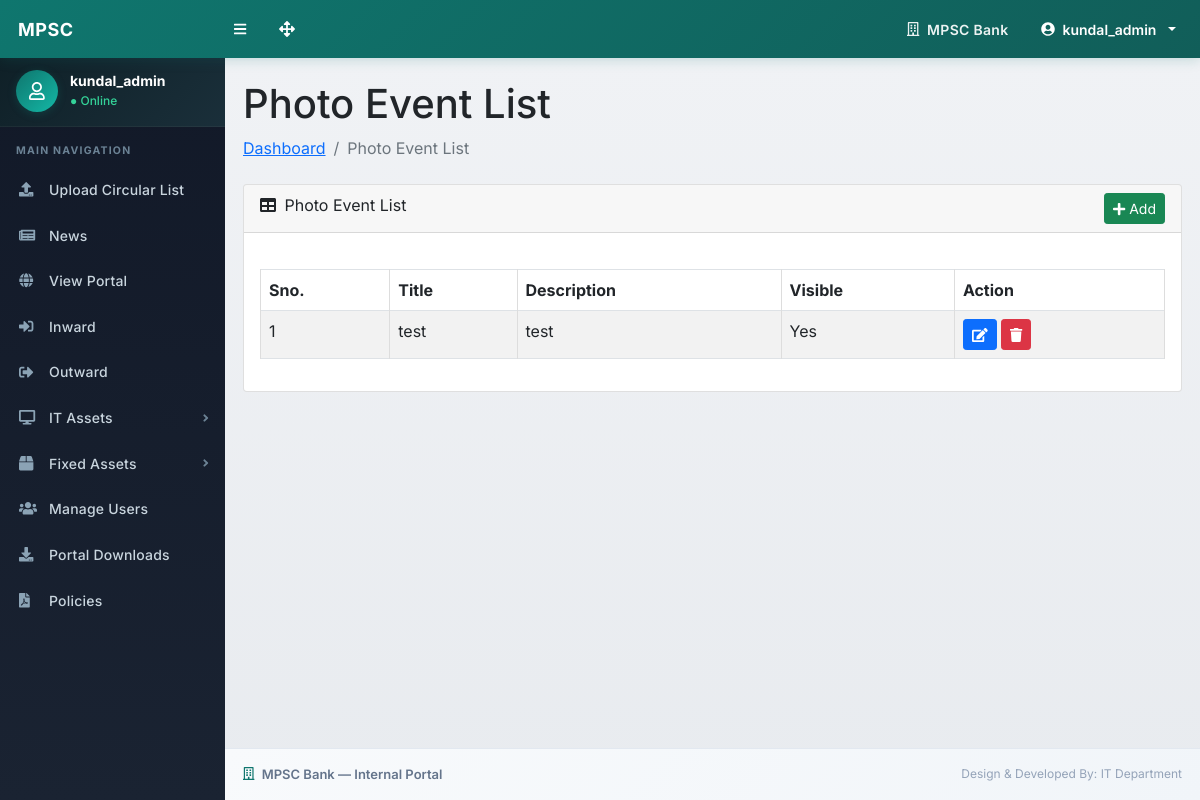
The page /photo_event_list.php (signed in) on the database its author committed.
### tables this page shows
CREATE TABLE `photo_event` (
  `idphoto_event` int(11) NOT NULL AUTO_INCREMENT,
  `pe_title` varchar(255) NOT NULL,
  `pe_description` text DEFAULT NULL,
  `pe_visible` tinyint(1) DEFAULT 0,
  PRIMARY KEY (`idphoto_event`)
);

### photo_event_list.php (the view, shortened to what this page needs)
<?php
include_once('./includes/config.php');
?>
<!DOCTYPE html>
<html lang="en">
    <head>
        <link href="./css/styles.css" rel="stylesheet" />
        <link href="./css/custom.css" rel="stylesheet" />
    </head>
    <body class="sb-nav-fixed">
      <?php include_once('includes/navbar.php');?>
        <div id="layoutSidenav">
         <?php include_once('includes/sidebar.php');?>
            <div id="layoutSidenav_content">
                <main>
                    <div class="container-fluid px-4">
                        <h1 class="mt-4">Photo Event List</h1>
                        <ol class="breadcrumb mb-4">
                            <li class="breadcrumb-item"><a href="manage-circulars.php">Dashboard</a></li>
                            <li class="breadcrumb-item active">Photo Event List</li>
                        </ol>
                        <div class="card mb-4">
                            <div class="card-header">
                                <i class="fas fa-table me-1"></i>
                                Photo Event List
                                <div class="btn btn-success btn-sm pull-right" onclick="window.location='photo_gallery.php'"> <i class="fas fa-plus"></i> Add</div>
                            </div>
                            <div class="card-body">
                                <table class="table table-bordered table-striped">
                                   <thead>
                                        <tr>
                                            <th>Sno.</th>
                                            <th>Title</th>
                                            <th>Description</th>
                                            <th>Visible</th>
                                            <th>Action</th>
                                        </tr>
                                    </thead>
                                    <tbody>
                                        <?php
                                            $limit = 10;
                                            $page = isset($_GET['page']) ? max(1, (int)$_GET['page']) : 1;
                                            $start = ($page - 1) * $limit;
                                            $stmt = mysqli_prepare($con, "SELECT * FROM photo_event LIMIT ?, ?");
                                            mysqli_stmt_bind_param($stmt, "ii", $start, $limit);
                                            mysqli_stmt_execute($stmt);
                                            $ret = mysqli_stmt_get_result($stmt);
                                            $cnt = 1 + $start;
                                            while ($row = mysqli_fetch_assoc($ret)) { ?>
                                          <tr>
                                          <td><?php echo $cnt;?></td>
                                                <td><?php echo htmlspecialchars($row['pe_title']);?></td>
                                              <td><?php echo htmlspecialchars($row['pe_description']);?></td>
                                              <td><?php echo $row["pe_visible"] == 1 ? 'Yes' : 'No';?></td>
                                              <td>
                                                  <a href="photo_gallery.php?id=<?php echo (int)$row['idphoto_event'];?>" class="btn btn-primary btn-sm">
                                                        <i class="fas fa-edit"></i>
                                                  </a>
                                                 <a href="photo_event_list.php?id=<?php echo (int)$row['idphoto_event'];?>" class="btn btn-danger btn-sm" onClick="return confirm('Do you really want to delete this event?');"><i class="fa fa-trash" aria-hidden="true"></i></a>
                                              </td>
                                          </tr>
                                          <?php $cnt++; }
                                        ?>
                                    </tbody>
                                </table>
                            </div>
                        </div>
                    </div>
                </main>
  <?php include('./includes/footer.php');?>
            </div>
        </div>
    </body>
</html>

### css/custom.css (style rules this page uses)
body { background-color: #f0f2f5 !important; font-family: 'Inter', 'Segoe UI', Arial, Helvetica, sans-serif; -webkit-font-smoothing: antialiased; -moz-osx-font-smoothing: grayscale; }
#layoutSidenav_content { background: linear-gradient(180deg, #f0f2f5 0%, #e8ebef 100%); }
.container-fluid { padding-left: 18px !important; padding-right: 18px !important; }

### photo_event_list.php (style rules this page uses)
table { width: 100%; border-collapse: collapse; margin: 20px 0; }
th, td { border: 1px solid #ddd; padding: 10px; text-align: left; }
th { background-color: #f4f4f4; }

### rows shown on the page
photo_event: pe_title "test", pe_description "test", pe_visible "Yes"

### other values the page prints
$_SESSION['login'] "kundal_admin"
